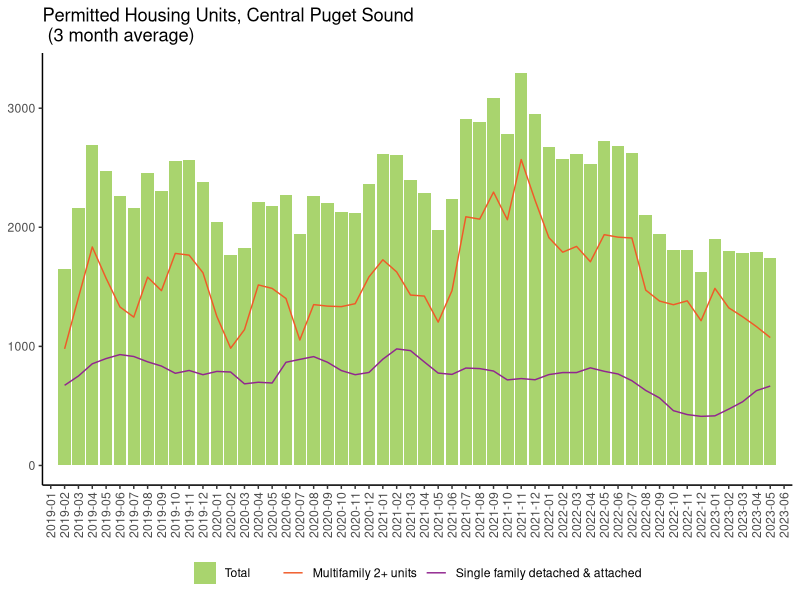

Write R code to recreate this figure.
## ---- chunk 1
library(readxl)
library(dplyr)
library(zoo)
library(ggplot2)
## ---- chunk 2
permits_df<-read_excel('census_bps_monthly.xlsx')

## ---- chunk 3
total_df<- permits_df%>%group_by(Month)%>%
           summarise(sum_Total=sum(Total),
                     sum_1Unit=sum(`1 Unit`))
  

total_df_3mth<-total_df%>%
  mutate(multifamily=sum_Total-sum_1Unit)%>%
  mutate(move_ave3_total=rollapply(sum_Total, 3, mean, align='center', fill=NA),
         move_ave3_sf=rollapply(sum_1Unit, 3, mean, align='center', fill=NA),
         move_ave3_mf=rollapply(multifamily, 3, mean, align='center', fill=NA))%>%
  mutate(month_format=paste(substr(Month,1,4), substr(Month,5,6), sep='-'))
## ---- chunk 4
housing_plot<-ggplot(total_df_3mth) +
  geom_bar(aes(x=month_format, y=move_ave3_total,fill='Total'), stat="identity")+
  geom_line(aes(x=month_format, y=move_ave3_sf,group =1, color='Single family detached & attached'),stat="identity")+
  geom_line(aes(x=month_format, y=move_ave3_mf, color="Multifamily 2+ units",group=2),stat="identity",)+
    scale_color_manual(values=c("#F05A28","#91268F"))+
  scale_fill_manual(values=c("#A9D46E"))+
  theme(axis.title.x=element_blank(),
        axis.text.x = element_text(angle = 90, vjust = 0.5, hjust=1),
        axis.title.y=element_blank(),
        panel.grid.major = element_blank(), panel.grid.minor = element_blank(),
       panel.background = element_blank(), axis.line = element_line(colour = "black"))+
  theme(legend.position = "bottom",
        legend.title = element_blank())+
  labs(title="Permitted Housing Units, Central Puget Sound \n (3 month average)")

housing_plot
    
